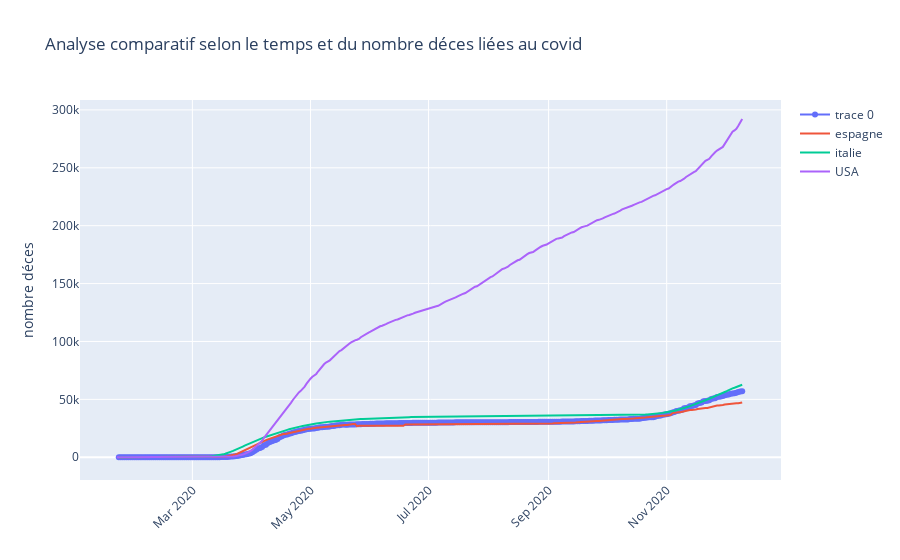

Notebook code cell kept with this figure:
### Markdown cell above
**courde comparatif du nombre de décés depuis le debut entre FRANCE ESPAGNE ITALIE ET USA**

### Code cell
fig_1 =go.Figure(data=go.Scatter(x=df_france['date_column'],y=df_france['total_deaths'],mode='lines+markers'))
fig_1.add_trace(go.Scatter(x=df_esp['date_column'], y=df_esp['total_deaths'],
                    mode='lines',
                    name='espagne'))
fig_1.add_trace(go.Scatter(x=df_ita['date_column'], y=df_ita['total_deaths'],
                    mode='lines',
                    name='italie'))
fig_1.add_trace(go.Scatter(x=df_usa['date_column'], y=df_usa['total_deaths'],
                    mode='lines',
                    name='USA'))

fig_1.update_layout(title ="Analyse comparatif selon le temps et du nombre déces liées au covid",yaxis_title="nombre déces",xaxis_tickangle=315)  

fig_1.show()

### Figure 1 — Plotly figure (JSON) as saved in the notebook; plotly's stock layout.template omitted (floating-point values rounded to 4 significant figures; data arrays with more than 128 entries replaced by an {"elided": "..."} marker saying what was removed)
{"data": [{"mode": "lines+markers", "type": "scatter", "x": {"elided": "323 str values"}, "y": {"elided": "323 int values"}}, {"mode": "lines", "name": "espagne", "type": "scatter", "x": {"elided": "323 str values"}, "y": {"elided": "323 int values"}}, {"mode": "lines", "name": "italie", "type": "scatter", "x": {"elided": "323 str values"}, "y": {"elided": "323 int values"}}, {"mode": "lines", "name": "USA", "type": "scatter", "x": {"elided": "324 str values"}, "y": {"elided": "324 int values"}}], "layout": {"title": {"text": "Analyse comparatif selon le temps et du nombre déces liées au covid"}, "xaxis": {"tickangle": -45}, "yaxis": {"title": {"text": "nombre déces"}}}}
